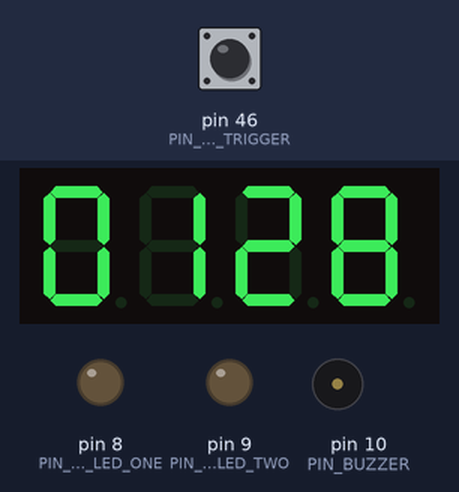
This sketch was run on a simulated Arduino Mega 2560, built with avr-gcc and run on an emulated ATmega2560. Parts: 4-digit seven-segment display, output pins drawn as LEDs (lit = HIGH), buzzer (waves = sounding). Inputs (shaded band) come from the test bench; at power-on: pin 46 (PIN_ERROR_TRIGGER) LOW. Pins used as bus, display or sensor lines are not drawn.

Above: at 3.2 s.
3.3 s: pin 46 (PIN_ERROR_TRIGGER) driven HIGH
At 3.9 s:
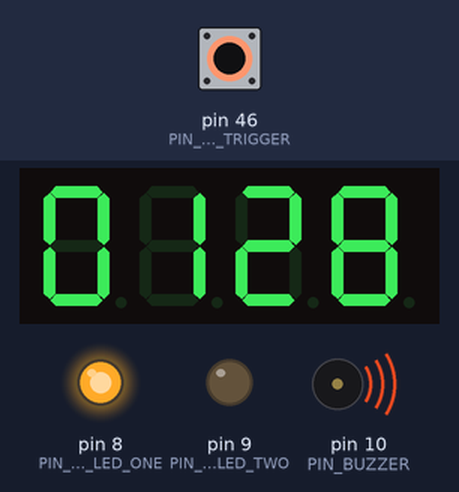
At 4.5 s:
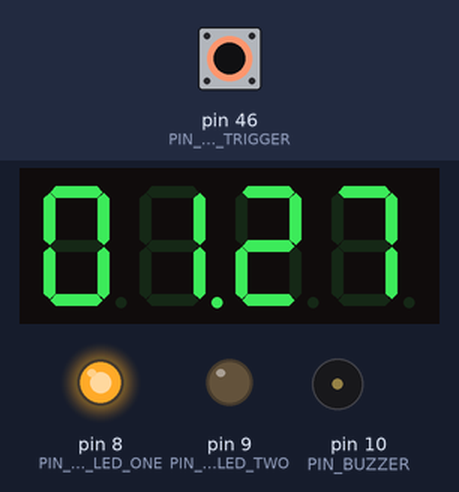
6.2 s: pin 46 (PIN_ERROR_TRIGGER) pulsed LOW 2 times (0.12 s each, 0.3 s apart)
At 7.2 s:
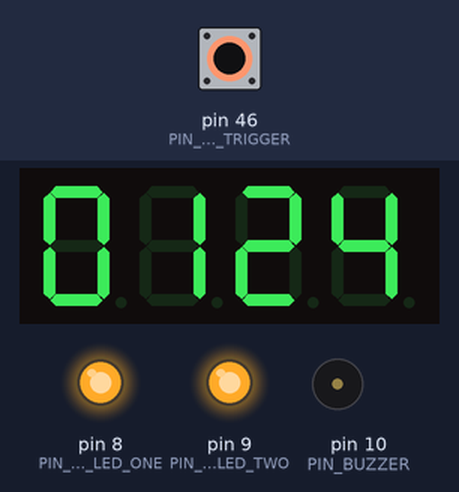
Timing chart, 0 to 9.2 s (numbered marks = the images above; inputs shaded):
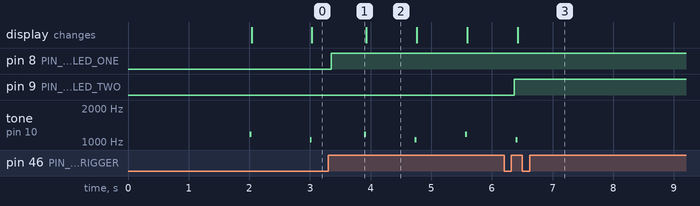

Measured:
- after the input at 3.3 s, pin 8 (PIN_ERROR_LED_ONE): LOW → HIGH after 0.05 s
- after the input at 6.2 s, pin 9 (PIN_ERROR_LED_TWO): LOW → HIGH after 0.17 s; tone on pin 10 (PIN_BUZZER): goes on until 6.4 s, then stays silent
- by itself, tone on pin 10 (PIN_BUZZER): plays 1174 Hz for 0.03 s, 1046 Hz for 0.03 s, 1174 Hz for 0.03 s
- what the display in image 2 shows lasts 0.9 s, from 3.9 s to 4.8 s

The sketch:

controller.ino
```cpp
#include <ArduinoJson.h>
#include <ArduinoJson.hpp>
#include <SevSeg.h>

const int PIN_ERROR_LED_ONE = 8;
const int PIN_ERROR_LED_TWO = 9;

// Buzzer
const int PIN_BUZZER = 10;
const int TONE_EVEN = 1046;
const int TONE_ODD = 1174;
const int TONE_DURATION = 30;

// Clock
const byte PIN_CLOCK_SEGMENTS[] = {11, 12, 13, 14, 15, 16, 17, 18};
const byte PIN_CLOCK_DIGITS[] = {19, 20, 21, 22};
const int PIN_TIME_PULSE_BUS = 30;
SevSeg clockSevSeg;

// Debug
const int PIN_ERROR_TRIGGER = 46;
int errorTriggerState = 0;
unsigned long lastDebounceTime = 0;  // the last time the output pin was toggled
unsigned long debounceDelay = 50;    // the debounce time; increase if the output
int buttonState;
int lastButtonState = LOW;

// Time
long currentTime = 90000;
long lastMillis = 0;
int timeMultiplier = 10;
int timeInSeconds = 0;

// Errors
int errorCount = 0;


void setup() {
  pinMode(PIN_ERROR_LED_ONE, OUTPUT);
  pinMode(PIN_ERROR_LED_TWO, OUTPUT);
  pinMode(PIN_ERROR_TRIGGER, INPUT);
  pinMode(PIN_TIME_PULSE_BUS, OUTPUT);
  Serial.begin(9600); // Debugging
  setupSevSeg();
  displayRemainingTime();
  clockSevSeg.refreshDisplay();
  delay(2000); // delay start by 2 secs
  lastMillis = millis();
}

void loop() {
  readErrorTrigger();
  displayRemainingTime();
  clockSevSeg.refreshDisplay();
}

void setupSevSeg() {
  clockSevSeg.begin(COMMON_CATHODE, 4, PIN_CLOCK_DIGITS, PIN_CLOCK_SEGMENTS, false, false, true, false);
  clockSevSeg.setBrightness(90);
}

void displayRemainingTime() {
  if (currentTime >= 0) {
    long currentMillis = millis();
    long loopTime = currentMillis - lastMillis;
    if (loopTime < 10) {
      return;
    }
    int elapsedGameTime = loopTime * timeMultiplier / 10;
    currentTime = currentTime - elapsedGameTime;
    lastMillis = currentMillis;

    int newTimeInSeconds = (currentTime - (currentTime % 1000)) / 1000;
    int minutes = (newTimeInSeconds - (newTimeInSeconds % 60)) / 60;
    int seconds = newTimeInSeconds - (minutes * 60);
    int milliseconds = currentTime - (((minutes * 60) + seconds) * 1000);
    int centiseconds = (milliseconds - (milliseconds % 10)) / 10;
    if (currentTime > 60000) {
      int decimalPoint = 2;
      if (newTimeInSeconds % 2 == 0) {
        decimalPoint = -1;
      }
      clockSevSeg.setNumber((minutes * 100) + seconds, decimalPoint);
    } else {
      clockSevSeg.setNumber((seconds * 100) + centiseconds, 2);
    }
    if (newTimeInSeconds != timeInSeconds) {
      timeInSeconds = newTimeInSeconds;
      clockBeep();
    }
  }
}

void clockBeep() {
  if (timeInSeconds % 2 == 0) {
    tone(PIN_BUZZER, TONE_EVEN, TONE_DURATION);
  } else {
    tone(PIN_BUZZER, TONE_ODD, TONE_DURATION);
  }
  digitalWrite(PIN_TIME_PULSE_BUS, HIGH);
  delay(1);
  digitalWrite(PIN_TIME_PULSE_BUS, LOW);
}

void triggerError() {
  errorCount++;
  if (errorCount == 1) {
    timeMultiplier = 12;
    digitalWrite(PIN_ERROR_LED_ONE, HIGH);
  }
  if (errorCount == 2) {
    timeMultiplier = 15;
    digitalWrite(PIN_ERROR_LED_TWO, HIGH);
  }
  if (errorCount >= 3) {
    timeMultiplier = 0;
  }
}

void readErrorTrigger() {
  int reading = digitalRead(PIN_ERROR_TRIGGER);
  if (reading != lastButtonState) {
    lastDebounceTime = millis();
  }

  if ((millis() - lastDebounceTime) > debounceDelay) {
    if (reading != buttonState) {
      buttonState = reading;
      if (buttonState == HIGH) {
        triggerError();
      }
    }
  }
  lastButtonState = reading;
}
```
